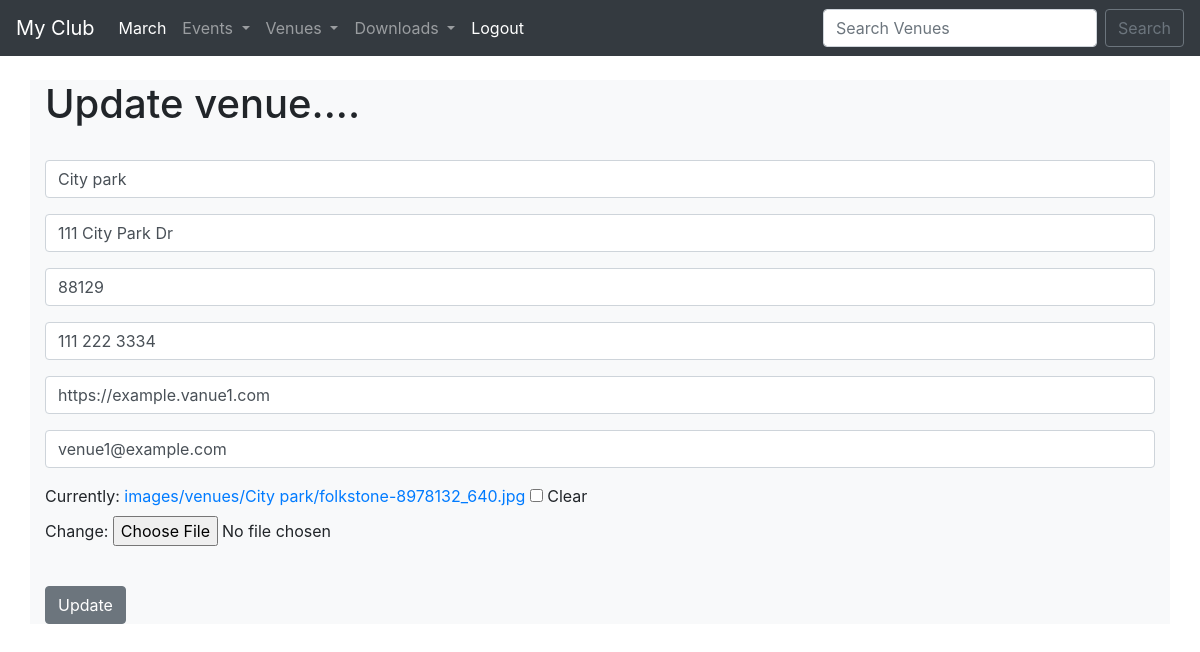
Page /update_venue/1/ (signed in) on the committed database.
### events/models.py (models this page shows)
class Venue(models.Model):
    name = models.CharField("Vanue name", max_length=120)
    address = models.CharField(max_length=300)
    zip_code = models.CharField('Zip code', max_length=15)
    phone = models.CharField('Contact Phone', max_length=25, blank=True)
    web = models.URLField('Website Address', blank=True)
    email_address = models.EmailField('Email Address', blank=True)
    owner = models.IntegerField("Venue Owner", blank=False, default=1)
    venue_image = models.ImageField(null=True, blank=True,
                                    upload_to=make_image_path)
    def __str__(self):
        return str(self.name)

### events/views.py (the view)
# urls.py: path('update_venue/<venue_id>/', views.update_venue, name='update-venue'),
def update_venue(request: HttpRequest, venue_id):
    venue = Venue.objects.get(pk=venue_id)
    venue_form = VenueForms(request.POST or None, request.FILES or None,
                            instance=venue)
    if venue_form.is_valid():
        venue_form.save()
        return redirect('list_venues')
    return render(request, 'events/update_venue.html', {
        'venue': venue,
        'venue_form': venue_form
    })

### events/templates/events/update_venue.html (shortened to what this page needs)
{% extends 'events/base.html' %}
{% block content %}
{% if user.is_authenticated %}
<h1>Update venue....</h1><br>
   <form action="" method="post" enctype="multipart/form-data">
        {{ venue_form.as_p }}
        <br>
        <input type="submit" value="Update" class="btn btn-secondary">
   </form>
{% else %}
   <h1>You must be logged in.!</h1>
{% endif %}
{% endblock %}

### rows in the picture
Venue: name "City park", address "111 City Park Dr", zip_code "88129", phone "111 222 3334", web "https://example.vanue1.com", email_address "venue1@example.com"
